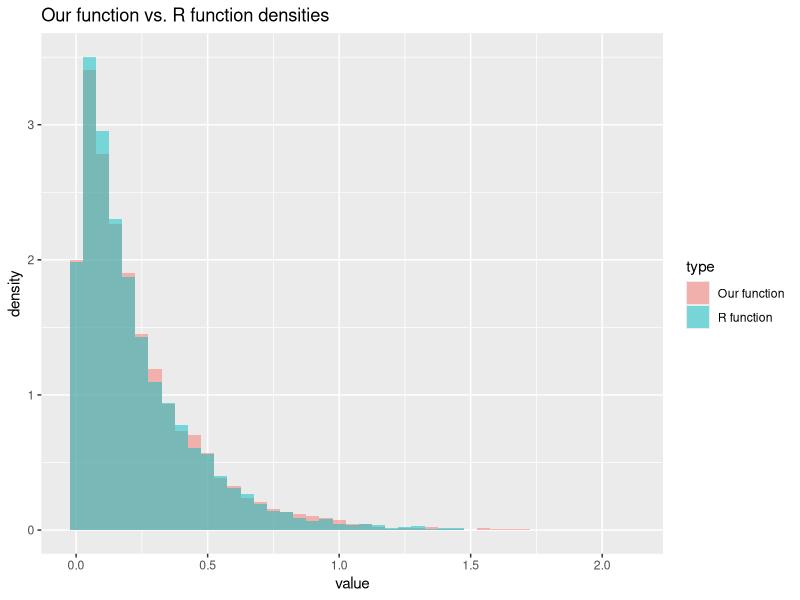
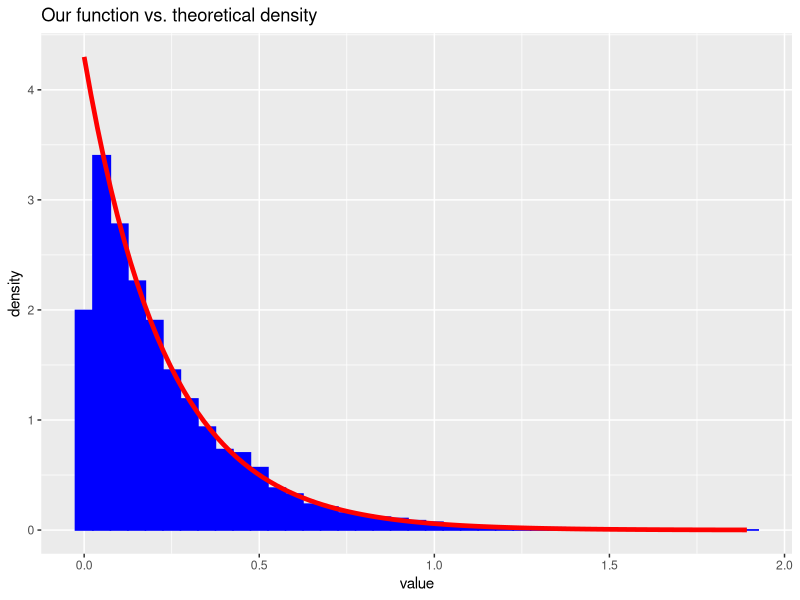
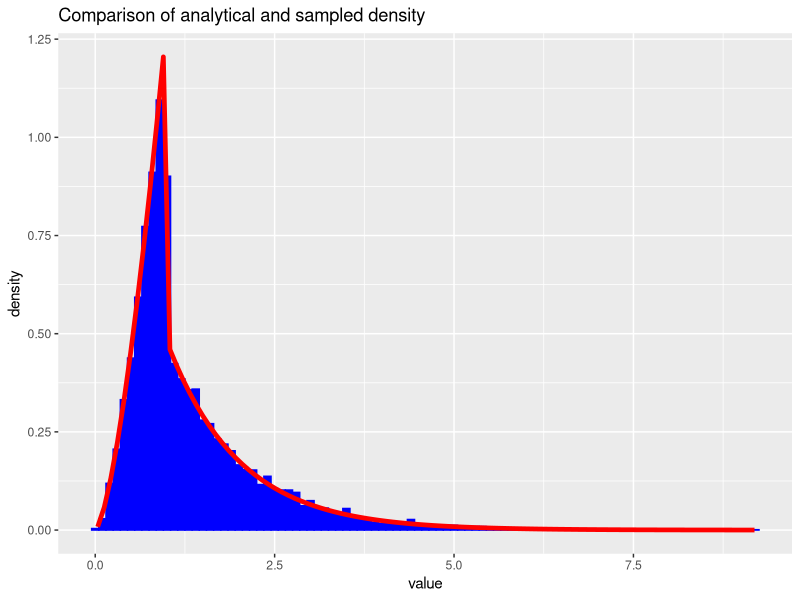
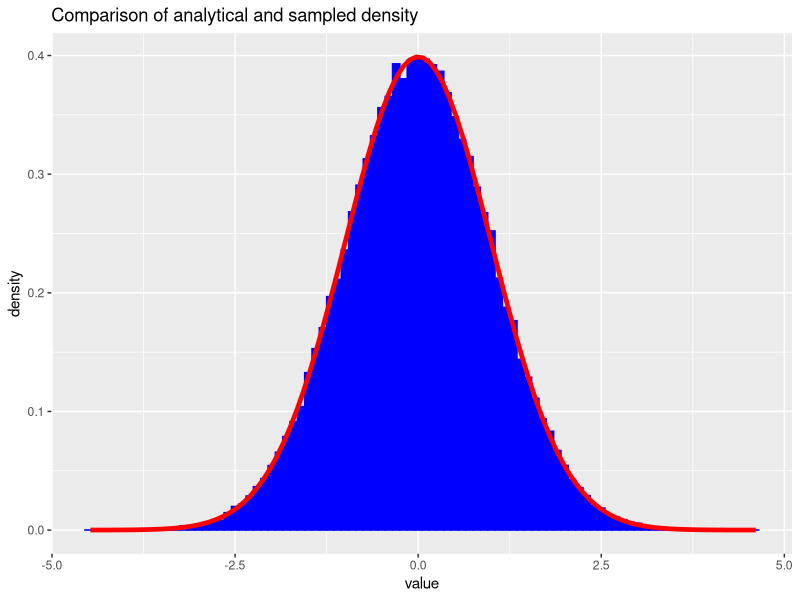
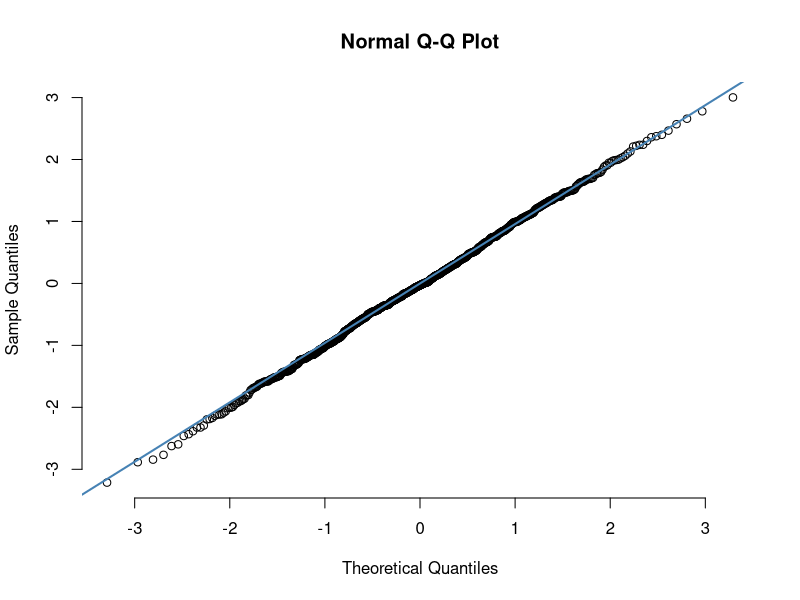

Source code (R) for these figures, in order: (Note: this script raises an error after producing the figures.)
## ---- chunk 1
library(formatR)
showsol <- FALSE
library(knitr)
opts_chunk$set(tidy.opts = list(width.cutoff = 68), tidy = TRUE, warning = FALSE, error = FALSE, message = FALSE, echo = TRUE)
## ---- chunk 2
library(ggplot2)
exponential<- function(lambda, n){
  u = runif(n)
  x = -1/lambda*log(u)
  return(x)
}
## ---- chunk 3
n = 10000
lambda = 4.300
y = rexp(n, lambda)
x = exponential(lambda,n)
cat('Theoretical mean: ', 1/lambda,' Computed mean: ', mean(x),'\n')
cat('Theoretical variance: ', 1/lambda^2, ' Computed variance: ', var(x))
## ---- chunk 4
rfunc = data.frame(value = y)
ourfunc = data.frame(value = x)
rfunc$type = 'R function'
ourfunc$type = 'Our function'
df = rbind(rfunc,ourfunc)
ggplot(df, aes(value, fill = type)) + 
   geom_histogram(alpha = 0.5, aes(y = ..density..), binwidth = 0.05, position = 'identity') + ggtitle("Our function vs. R function densities")
df2 <- data.frame(theo=seq(0,max(x),length.out=n), value=x)
h <- ggplot(df2, aes(x = value))
h <- h + geom_histogram(aes(y = ..density..), binwidth=0.05, fill = 'blue', color = 'blue') +stat_function(fun=dexp,geom = "line",size=1.6,col="red",args = (mean=lambda))
h <- h + ggtitle("Our function vs. theoretical density")
h
## ---- chunk 5
f_A2 = function(x, alpha){
  c = alpha*exp(1)/(alpha+exp(1))
  result = vector(length = length(x))
  result[x<1.] = sapply(x[x<1.], function(x) c*x^(alpha - 1))
  result[x>=1.] = sapply(x[x>=1.], function(x) c*exp(-x))
  return(result)
}

F_inv = function(n, alpha){
  c = alpha*exp(1)/(alpha+exp(1))
  u = runif(n)
  result = vector(length = n)
  result[u < c/alpha] = (alpha/c * u[u < c/alpha])^(1/alpha)
  result[u >= c/alpha] = -log(1/alpha + exp(-1) - u[u >= c/alpha]/c)
  return(result)
}

alpha = 2.5
n = 10000
xsamples = F_inv(n, alpha)
c = alpha*exp(1)/(alpha+exp(1))
mean = c/(alpha+1) + 2*c/exp(1)
cat('Theoretical mean: ', mean, ' Sampled mean: ', mean(xsamples))
## ---- chunk 6
variance = c/(alpha+2)+5*c/exp(1) - mean^2
cat('Theoretical variance: ', variance, ' Sampled variance: ', var(xsamples))
## ---- chunk 7
df2 <- data.frame(theo=seq(0,max(xsamples),length.out=n), value=xsamples)
h <- ggplot(df2, aes(x = value))
h <- h + geom_histogram(aes(y = ..density..), binwidth=0.1, col = 'blue', fill = 'blue') +stat_function(fun=f_A2,geom = "line",size=1.6,col="red",args = (mean=alpha))
h <- h + ggtitle("Comparison of analytical and sampled density")
h
## ---- chunk 8
normal <- function(n){
  x_1 <- runif(n/2)
  x_2 <- exponential(1/2, n/2)
  y_1 <- sqrt(x_2)*cos(2*pi*x_1)
  y_2 <- sqrt(x_2)*sin(2*pi*x_1)
  y <- c(y_1,y_2)
  return(y)
}
## ---- chunk 9
n = 100000
x <- normal(n)
cat('Theoretical mean: ', 0,' Computed mean: ', mean(x),'\n')
cat('Theoretical variance: ', 1, ' Computed variance: ', var(x))
## ---- chunk 10
df2 <- data.frame(theo=seq(0,max(x),length.out=n), value=x)
h <- ggplot(df2, aes(x = value))
h <- h + geom_histogram(aes(y = ..density..), binwidth=0.1, col = 'blue', fill = 'blue') +stat_function(fun=dnorm,geom = "line",size=1.6,col="red",args = list(mean=0, sd = 1))
h <- h + ggtitle("Comparison of analytical and sampled density")
h
x <- normal(1000)
qqnorm(x, pch = 1, frame = FALSE)
qqline(x, col = "steelblue", lwd = 2)
## ---- chunk 11
normal_d <- function(d, mu, sigma){
  x <- normal(d)
  y <- mu + t(chol(sigma))%*%x
  return(y)
}
## ---- chunk 12
d = 2
n = 100000
mu = c(1,2)
sigma = matrix(c(2.5,3,3,10),ncol=2,nrow=2)
sample = matrix(rep(1,d*n), ncol = d, nrow = n)
for (i in 1:n){
  sample[i,] <- normal_d(d,mu,sigma)
}
average = apply(sample, 2,mean)
average
covmat = cov(sample)
covmat
## ---- chunk 13
library(nortest)
ad.test(sample)
## ---- chunk 14
library(pracma)

x = linspace(0, 10, 100)
y_gamma = dgamma(x, shape=3, rate=2)
y_prop = f_A2(1, x, 3)


plot1 = plot(x, y_gamma, col='red', type='l', ylab="", ylim = c(0., 1.))
lines(x, y_prop, type='l', col='blue')
legend(x="topright", .95, legend=c("Gamma", "Proposal"), col=c('red', 'blue'), lty=1, cex=0.8)
## ---- chunk 15

c = 10
alpha = 1
sample_gamma = function(size=1000){
  uniform1 = runif(size)
  uniform2 = runif(size)
  x = F_inv(c, uniform1, alpha)
  
  print(as.matrix(f_A2(1, x, alpha)))
  
  probs = dgamma(x, 3, 2) * f_A2(c, x, alpha)
  return(x[uniform2 < probs])
}


uniform1 = runif(1000)
uniform2 = runif(1000)
x = F_inv(c, uniform1, alpha)
f_A2(c, x, alpha)
